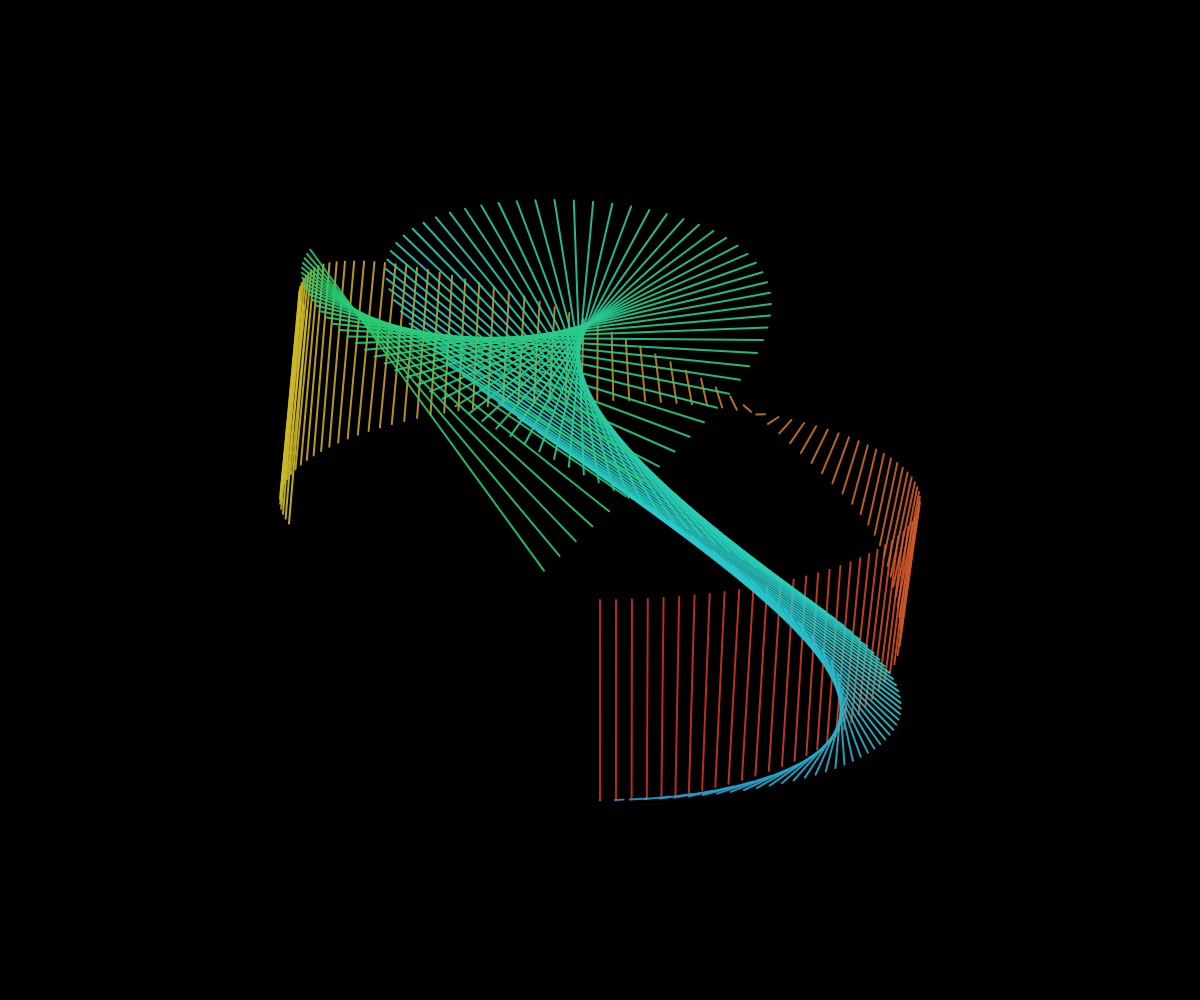
Frame 1 (no input)
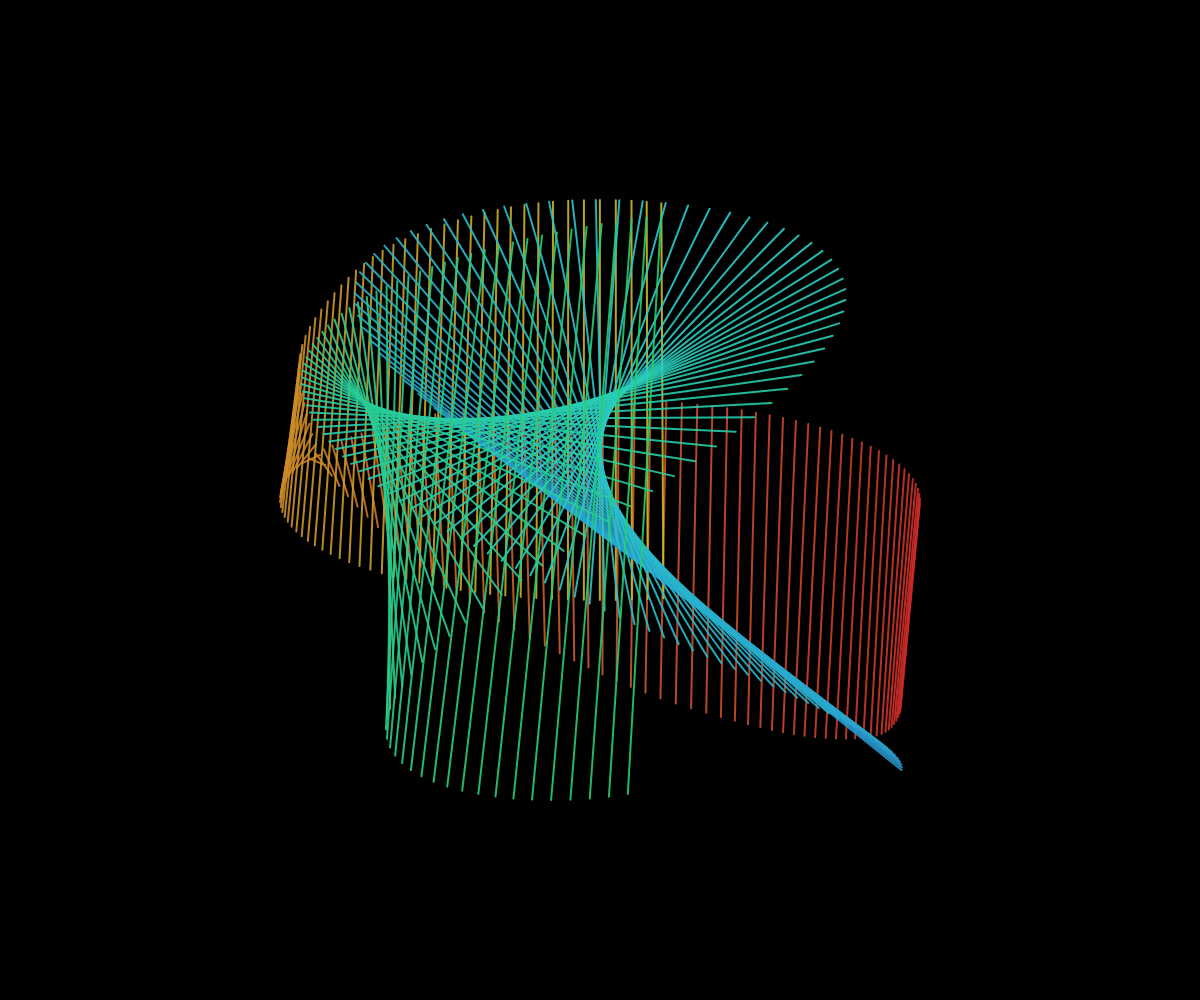
Frame 60 (no input)
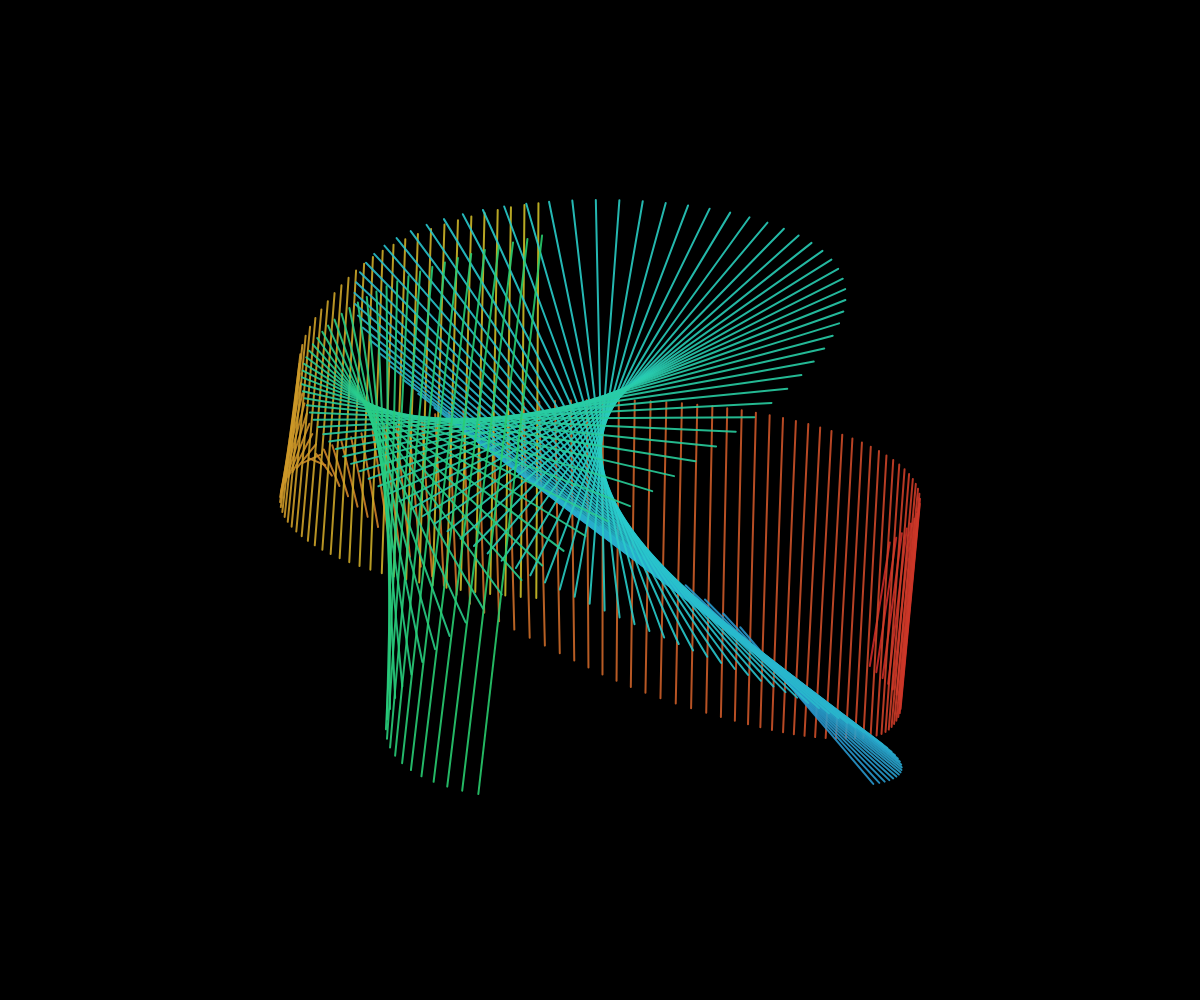
Frame 120 (the mouse pressed at the canvas centre since frame 60)

The p5.js sketch that drew these frames (run headless with seeded random() and noise() and a simulated clock; from frame 60 on, the mouse is pressed at the canvas centre):

// p5.js sketch
// ── sketch.js
// vintage by lionel ringenbach @ ucodia.space

var t = 0;
var n = 100;

function setup() {
  createCanvas(windowWidth, windowHeight);
  colorMode(HSB);
}

function draw() {
  background(0);
  translate(width / 2, height / 2);
  strokeWeight(2);

  for (var i = 0; i < n; i++) {
    var color = map(i, 0, 360, 0, n * 2);
    stroke(color, 80, 80, 0.9);
    var inc = i * 0.5;
    line(x1(t + inc), y1(t + inc), x2(t + inc), y2(t + inc));
  }

  for (var i = 0; i < n; i++) {
    var color = map(i, 360, 0, 0, n * 2);
    stroke(color, 80, 80, 0.9);
    var inc = i * 0.5;
    line(x3(t + inc), y3(t + inc), x4(t + inc), y4(t + inc));
  }

  t += map(mouseX, 0, width, -4, 4);
}

function x1(t) {
  return sin(t / 10) * 300 + sin(t / 10) * 20;
}

function y1(t) {
  return cos(t / 10) * 100;
}

function x2(t) {
  return sin(t / 10) * 300 + sin(t) * 2;
}

function y2(t) {
  return cos(t / 20) * 100 + cos(t / 12) * 200;
}

function x3(t) {
  return sin(t / 5) * 200 + sin(t / 7) * 50;
}

function y3(t) {
  return cos(t / 10) * 300;
}

function x4(t) {
  return sin(t / 10) * 300 + sin(t / 45) * 2;
}

function y4(t) {
  return cos(t / 20) * 100 + cos(t / 19) * 200;
}
